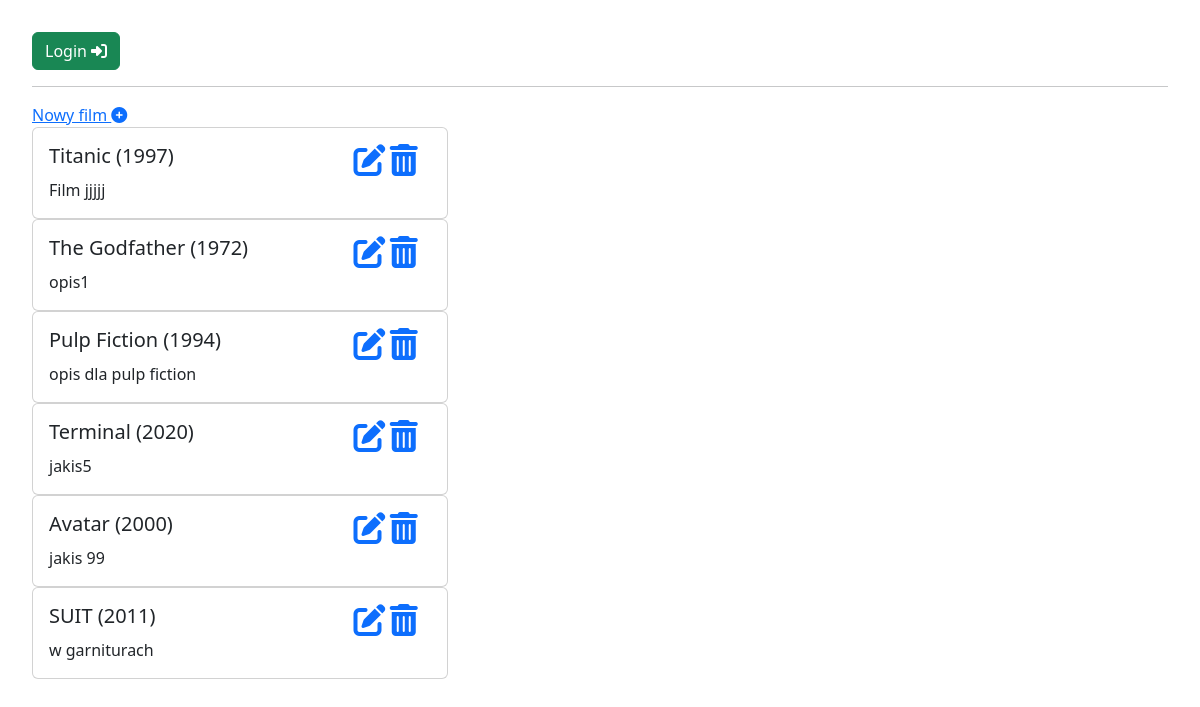
/filmy/wszystkie/, run on the app's committed database.
### filmyweb/models.py (models this page shows)
class Film(models.Model):
    tytul = models.CharField(max_length=64, blank=False, unique=True)
    rok = models.PositiveSmallIntegerField(default=2000)
    opis = models.TextField(default="")
    premiera = models.DateField(null=True, blank=True)
    imdb_rating = models.DecimalField(max_digits=4, decimal_places=2, null=True, blank=True)
    plakat = models.ImageField(upload_to="plakaty", null=True, blank=True)
    def __str__(self):
        return self.tytul_z_rokiem()
    def tytul_z_rokiem(self):
        return "{} ({})".format(self.tytul, self.rok)

### filmyweb/views.py (the view)
# urls.py: path('wszystkie/', wszystkie_filmy, name='wszystkie'),
def wszystkie_filmy(request):
    wszystkie = Film.objects.all()
    return render(request, 'filmy.html', {'filmy': wszystkie})

### templates/filmy.html (shortened to what this page needs)
{% extends 'glowny.html' %}
{% block strona %}
    <div class="jumbotron">
        {% if user.is_authenticated %}
            <h1 class="display-4">Witaj {{ user.username }}</h1>
            <form method="post" action="{% url 'logout' %}">
                {% csrf_token %}
                <button type="submit" class="btn btn-success">Logout <i class="fa-solid fa-right-from-bracket"></i></button>
            </form>
        {% else %}
            <a href="{% url 'login' %}" class="btn btn-success">Login <i class="fa-solid fa-right-to-bracket"></i></a>
        {% endif %}
    </div>
<hr>
<a href="{% url 'nowy_film' %}">Nowy film <i class="fa-solid fa-circle-plus"></i></a>
    {% if filmy|length == 0 %}
        <h2>Brak filmow</h2>
    {% else %}
        {%  for film in filmy %}
            <div class="card" style="width: 26rem;">
              <div class="card-body">
                <div class="row">
                    <div class="col-9">
                        <h5 class="card-title">{{ film }}</h5>
                    </div>
                    <div class="col-3">
                        <a href="{% url 'edit_film' film.id %}"><i class="fa-solid fa-2x fa-pen-to-square"></i></a>
                        <a href="{% url 'usun_film' film.id %}"><i class="fa-solid fa-2x fa-trash-can"></i></a>
                    </div>
                </div>
                <div class="row">
                    <p class="card-text">{{ film.opis }}</p>
                </div>
              </div>
            </div>
        {% endfor %}
    {% endif %}
{% endblock %}

### filmyweb/static/nowy.css (style rules this page uses)
body { padding: 2rem; }

### data on the page
Film: tytul+rok "Titanic (1997)", opis "Film jjjjj"
Film: tytul+rok "The Godfather (1972)", opis "opis1"
Film: tytul+rok "Pulp Fiction (1994)", opis "opis dla pulp fiction"
Film: tytul+rok "Terminal (2020)", opis "jakis5"
Film: tytul+rok "Avatar (2000)", opis "jakis 99"
Film: tytul+rok "SUIT (2011)", opis "w garniturach"
